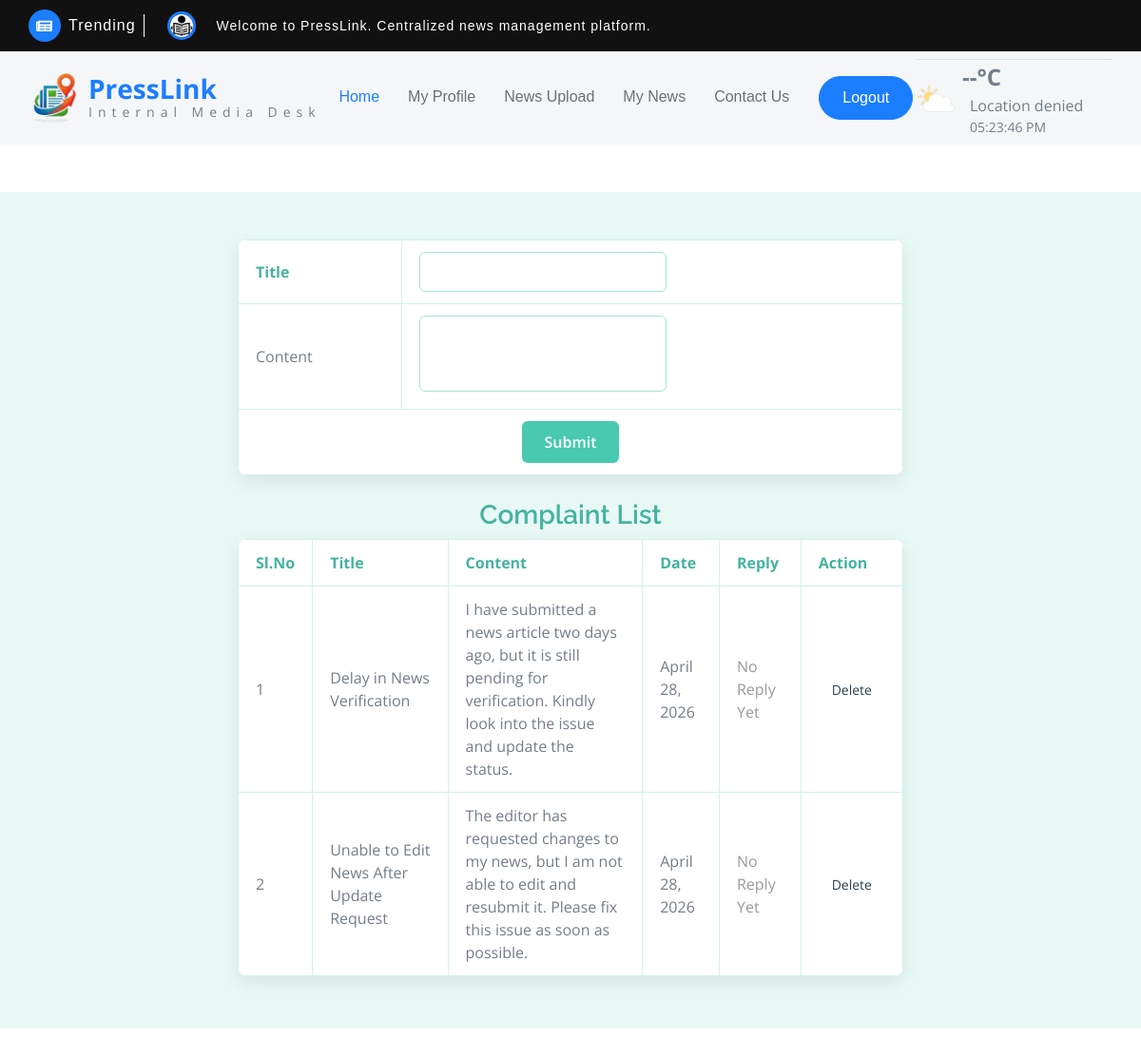
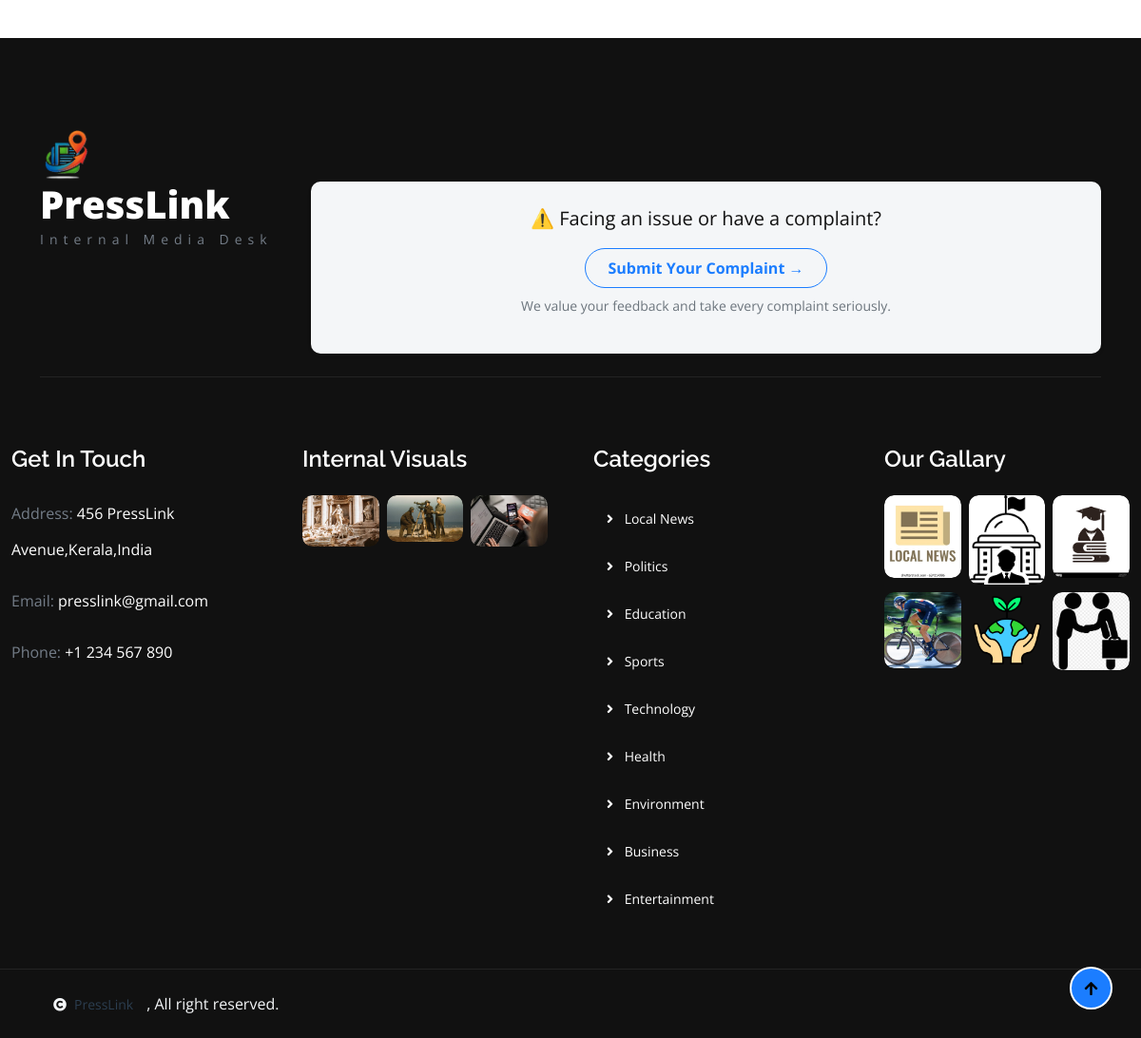
The app's page /Reporter/Complaint/ (signed in) with its own data (2 pictures, top to bottom).
### User/models.py (models this page shows)
class tbl_complaint(models.Model):
    complaint_title=models.CharField(max_length=50)
    complaint_content=models.CharField(max_length=50)
    complaint_date=models.DateField(auto_now_add=True)
    complaint_reply=models.CharField(max_length=50,null=True)
    complaint_status=models.IntegerField(default=0)
    user_id=models.ForeignKey(tbl_user,on_delete=models.CASCADE,null=True)
    reporter_id=models.ForeignKey(tbl_reporter,on_delete=models.CASCADE,null=True)
    verifier_id=models.ForeignKey(tbl_verifier,on_delete=models.CASCADE,null=True)
    editor_id=models.ForeignKey(tbl_editor,on_delete=models.CASCADE,null=True)

### Reporter/views.py (the view, shortened to what this page needs)
# urls.py: path('Complaint/',views.Complaint,name="Complaint"),
def Complaint(request):
    if "Rid" in request.session:
        reporterdata = tbl_reporter.objects.get(id=request.session["Rid"])
        complaintdata = tbl_complaint.objects.filter(reporter_id=reporterdata)
        return render(request, 'Reporter/Complaint.html', {
            'reporterdata': reporterdata,
            'complaintdata': complaintdata
        })
    return redirect("Guest:Login")

### Reporter/Templates/Reporter/Complaint.html (shortened to what this page needs)
{% extends 'Reporter/Header.html' %}
{% block content %}
<div class="page-wrapper">
    <form method="post">
        <table align="center">
            <tr>
                <td>Title</td>
                <td><input type="text" required name="txt_title"></td>
            </tr>
            <tr>
                <td>Content</td>
                <td><textarea name="txt_content" required></textarea></td>
            </tr>
            <tr>
                <td colspan="2" align="center">
                    <input type="submit" value="Submit">
                </td>
            </tr>
        </table>
    </form>
    <h3 align="center">Complaint List</h3>
    <table align="center">
        <tr>
            <td>Sl.No</td>
            <td>Title</td>
            <td>Content</td>
            <td>Date</td>
            <td>Reply</td>
            <td>Action</td>
        </tr>
        {% if complaintdata %}
        {% for i in complaintdata %}
        <tr>
            <td>{{forloop.counter}}</td>
            <td>{{i.complaint_title}}</td>
            <td>{{i.complaint_content}}</td>
            <td>{{i.complaint_date}}</td>
            <td>
                {% if i.complaint_reply %}
                {{i.complaint_reply}}
                {% else %}
                <span style="color:#999;">No Reply Yet</span>
                {% endif %}
            </td>
            <td>
                <a href="{% url 'Reporter:delcomplaint' i.id %}">Delete</a>
            </td>
        </tr>
        {% endfor %}
        {% else %}
        <tr>
            <td colspan="6" class="empty">No complaints submitted yet.</td>
        </tr>
        {% endif %}
    </table>
</div>
{% endblock %}

### Reporter/Templates/Reporter/Complaint.html (style rules this page uses)
.page-wrapper { padding: 30px; background-color: #e8f8f5; min-height: 100vh; }
form { margin-top: 20px; }
h3 { margin-top: 25px; color: #45b39d; font-weight: 600; }
table { width: 700px; border-collapse: collapse; background-color: #ffffff; box-shadow: 0px 6px 18px rgba(0, 0, 0, 0.08); border-radius: 10px; overflow: hidden; margin-bottom: 25px; }
td { padding: 12px 18px; border: 1px solid #d1f2eb; }
tr:first-child { background-color: #ffffff; color: #45b39d; font-weight: bold; }
input[type="text"], textarea { width: 260px; padding: 8px; border-radius: 6px; border: 1px solid #a3e4d7; outline: none; transition: 0.3s; }
textarea { height: 80px; resize: none; }
input[type="submit"] { background-color: #48c9b0; color: white; border: none; padding: 10px 24px; border-radius: 6px; cursor: pointer; font-weight: 600; transition: 0.3s; }
a { text-decoration: none; color: #2c3e50; padding: 6px 14px; border-radius: 5px; font-size: 14px; transition: 0.3s; }

### records on screen
tbl_complaint: complaint_title "Delay in News Verification", complaint_content "I have submitted a news article two days ago, but it is still pending for verification. Kindly look into the issue and update the status.", complaint_date "April 28, 2026", shows "No Reply Yet"
tbl_complaint: complaint_title "Unable to Edit News After Update Request", complaint_content "The editor has requested changes to my news, but I am not able to edit and resubmit it. Please fix this issue as soon as possible.", complaint_date "April 28, 2026", shows "No Reply Yet"
